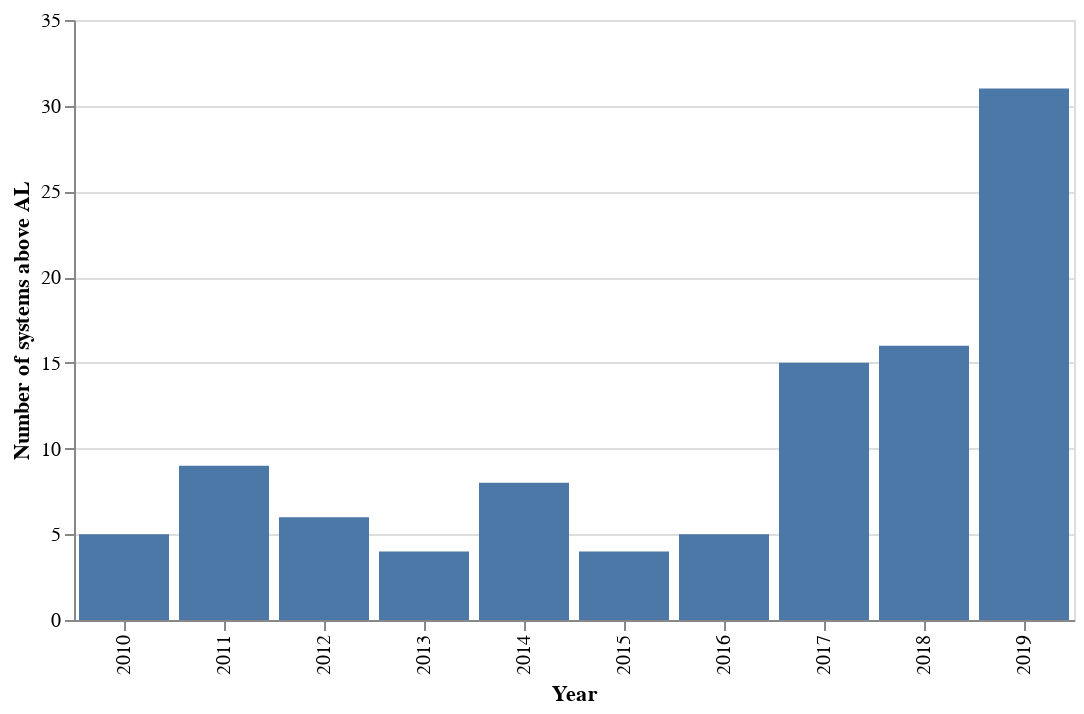

The code cell stored with this chart in its notebook:
### Markdown cell above
## Systems over the Action Level

The point of lead sampling is to give utilities information about how well their lead mitigation strategies are working. The action level is not a measure of health, but a measure of how their other strategies, such as corrosion control, are working. 

APM Reports analyzed how the revisions to Michigan's Lead and Copper Rule impacted the number of systems over the action level. Over the last decade, the number of systems over the action level fluctuated from 4 to a max of 16. In 2019, the number of systems over the action level was 31, double the previous year's number.

### Code cell
systems_above_al = pd.pivot_table(lead_tests_all_years,
               index='monitoring_period_year',
               values=['90th_percentile'],
               aggfunc = {'90th_percentile': lambda x: (x>=15.5).sum()})['90th_percentile'].reset_index().rename(columns={'90th_percentile':'systems_over_al'})

display(systems_above_al)

alt.Chart(systems_above_al[systems_above_al.monitoring_period_year < 2020], width=500).mark_bar().encode(
    x=alt.X('monitoring_period_year:O', title='Year'),
    y=alt.Y('systems_over_al:Q', title='Number of systems above AL')
)

### Figure 1 — Vega-Lite specification as saved in the notebook (floating-point values rounded to 4 significant figures)
{"config": {"view": {"continuousWidth": 400, "continuousHeight": 300}}, "data": {"name": "data-2b1e98ff65c7926c906a537fe26496b4"}, "mark": "bar", "encoding": {"x": {"type": "ordinal", "field": "monitoring_period_year", "title": "Year"}, "y": {"type": "quantitative", "field": "systems_over_al", "title": "Number of systems above AL"}}, "width": 500, "$schema": "https://vega.github.io/schema/vega-lite/v4.8.1.json", "datasets": {"data-2b1e98ff65c7926c906a537fe26496b4": [{"monitoring_period_year": 2010, "systems_over_al": 5}, {"monitoring_period_year": 2011, "systems_over_al": 9}, {"monitoring_period_year": 2012, "systems_over_al": 6}, {"monitoring_period_year": 2013, "systems_over_al": 4}, {"monitoring_period_year": 2014, "systems_over_al": 8}, {"monitoring_period_year": 2015, "systems_over_al": 4}, {"monitoring_period_year": 2016, "systems_over_al": 5}, {"monitoring_period_year": 2017, "systems_over_al": 15}, {"monitoring_period_year": 2018, "systems_over_al": 16}, {"monitoring_period_year": 2019, "systems_over_al": 31}]}}
